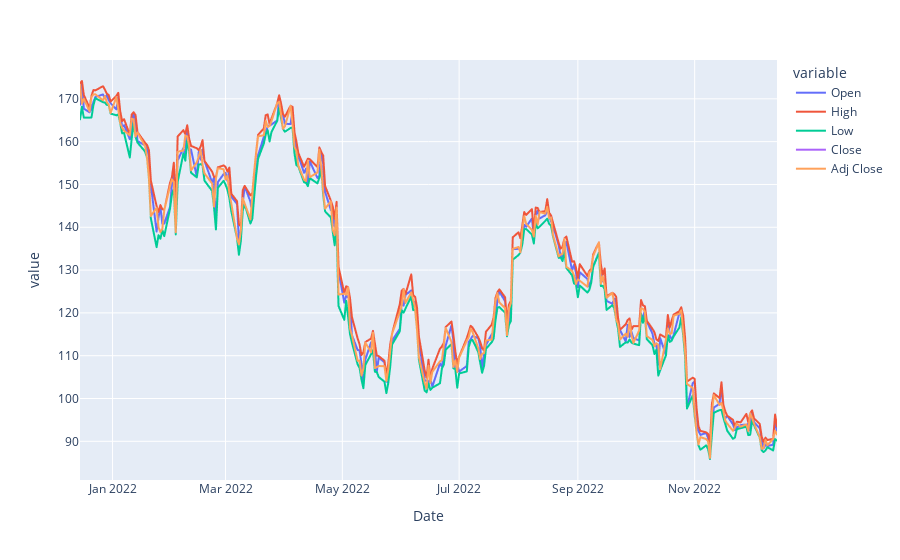

Source (notebook cell):
### Code cell
AMZN = AMZN.drop(labels = 'Volume', axis=1)
fig = px.line(AMZN)

fig.show()

### Figure 1 — Plotly figure (JSON) as saved in the notebook; plotly's stock layout.template omitted (floating-point values rounded to 4 significant figures; data arrays with more than 128 entries replaced by an {"elided": "..."} marker saying what was removed)
{"data": [{"hovertemplate": "variable=Open<br>Date=%{x}<br>value=%{y}<extra></extra>", "legendgroup": "Open", "line": {"color": "#636efa", "dash": "solid"}, "marker": {"symbol": "circle"}, "mode": "lines", "name": "Open", "showlegend": true, "type": "scattergl", "x": {"elided": "252 str values"}, "xaxis": "x", "y": {"elided": "252 float values"}, "yaxis": "y"}, {"hovertemplate": "variable=High<br>Date=%{x}<br>value=%{y}<extra></extra>", "legendgroup": "High", "line": {"color": "#EF553B", "dash": "solid"}, "marker": {"symbol": "circle"}, "mode": "lines", "name": "High", "showlegend": true, "type": "scattergl", "x": {"elided": "252 str values"}, "xaxis": "x", "y": {"elided": "252 float values"}, "yaxis": "y"}, {"hovertemplate": "variable=Low<br>Date=%{x}<br>value=%{y}<extra></extra>", "legendgroup": "Low", "line": {"color": "#00cc96", "dash": "solid"}, "marker": {"symbol": "circle"}, "mode": "lines", "name": "Low", "showlegend": true, "type": "scattergl", "x": {"elided": "252 str values"}, "xaxis": "x", "y": {"elided": "252 float values"}, "yaxis": "y"}, {"hovertemplate": "variable=Close<br>Date=%{x}<br>value=%{y}<extra></extra>", "legendgroup": "Close", "line": {"color": "#ab63fa", "dash": "solid"}, "marker": {"symbol": "circle"}, "mode": "lines", "name": "Close", "showlegend": true, "type": "scattergl", "x": {"elided": "252 str values"}, "xaxis": "x", "y": {"elided": "252 float values"}, "yaxis": "y"}, {"hovertemplate": "variable=Adj Close<br>Date=%{x}<br>value=%{y}<extra></extra>", "legendgroup": "Adj Close", "line": {"color": "#FFA15A", "dash": "solid"}, "marker": {"symbol": "circle"}, "mode": "lines", "name": "Adj Close", "showlegend": true, "type": "scattergl", "x": {"elided": "252 str values"}, "xaxis": "x", "y": {"elided": "252 float values"}, "yaxis": "y"}], "layout": {"legend": {"title": {"text": "variable"}, "tracegroupgap": 0}, "margin": {"t": 60}, "xaxis": {"anchor": "y", "domain": [0, 1], "title": {"text": "Date"}}, "yaxis": {"anchor": "x", "domain": [0, 1], "title": {"text": "value"}}}}
